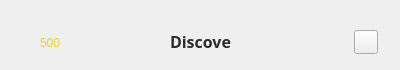
     <widget class="QWidget" name="topbar_discover" native="true">
      <property name="geometry">
       <rect>
        <x>0</x>
        <y>0</y>
        <width>400</width>
        <height>70</height>
       </rect>
      </property>
      <property name="styleSheet">
       <string notr="true">#topbar_discover {
	border-bottom: 1px solid #d9d9d9;
}</string>
      </property>
      <widget class="QLabel" name="text_discover">
       <property name="geometry">
        <rect>
         <x>170</x>
         <y>30</y>
         <width>62</width>
         <height>22</height>
        </rect>
       </property>
       <property name="font">
        <font>
         <family>Segoe UI Semibold</family>
         <pointsize>12</pointsize>
         <bold>true</bold>
        </font>
       </property>
       <property name="styleSheet">
        <string notr="true">color: #2c2c2c</string>
       </property>
       <property name="text">
        <string>Discover</string>
       </property>
      </widget>
      <widget class="QPushButton" name="btnSearch">
       <property name="geometry">
        <rect>
         <x>354</x>
         <y>30</y>
         <width>24</width>
         <height>24</height>
        </rect>
       </property>
       <property name="styleSheet">
        <string notr="true"/>
       </property>
       <property name="text">
        <string/>
       </property>
       <property name="icon">
        <iconset resource="resources.qrc">
         <normaloff>:/icons/icons/search.png</normaloff>:/icons/icons/search.png</iconset>
       </property>
      </widget>
      <widget class="QLabel" name="icon_flower">
       <property name="geometry">
        <rect>
         <x>20</x>
         <y>35</y>
         <width>16</width>
         <height>16</height>
        </rect>
       </property>
       <property name="text">
        <string/>
       </property>
       <property name="pixmap">
        <pixmap resource="resources.qrc">:/icons/icons/flower.png</pixmap>
       </property>
       <property name="scaledContents">
        <bool>true</bool>
       </property>
      </widget>
      <widget class="QLabel" name="text_flower">
       <property name="geometry">
        <rect>
         <x>40</x>
         <y>35</y>
         <width>20</width>
         <height>16</height>
        </rect>
       </property>
       <property name="styleSheet">
        <string notr="true">color: #EBCE38</string>
       </property>
       <property name="text">
        <string>500</string>
       </property>
      </widget>
     </widget>
